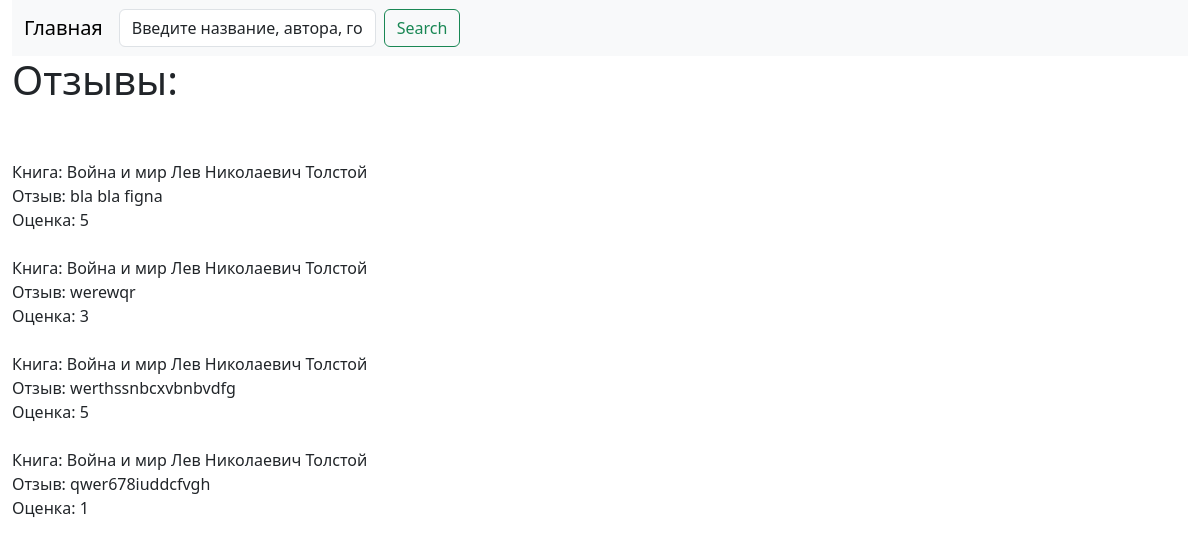
/review/view/, run on an earlier commit of the app's database.
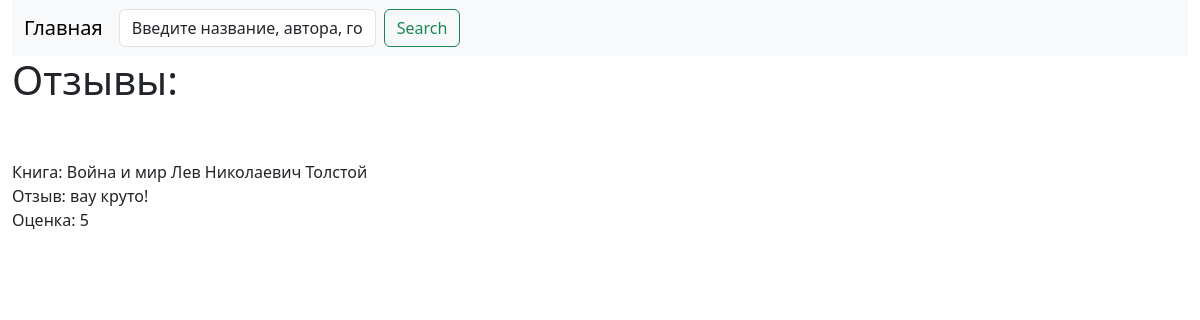
And on a later commit of the database.
### main/models.py (models this page shows, shortened)
class Review(models.Model):
    book = models.ForeignKey(Book, on_delete=models.CASCADE)
    rating = models.IntegerField()
    text = models.TextField()
    status = models.BooleanField()

class Book(models.Model):
    title = models.CharField(max_length=255)
    author = models.ForeignKey(Author, on_delete=models.CASCADE)
    desc = models.TextField()
    public_year = models.DateField()
    file = models.FileField()
    def __str__(self):
        return f"{self.title} {self.author}"

class Author(models.Model):
    name = models.CharField(max_length=255)
    bio = models.TextField()
    def __str__(self):
        return self.name

### main/views.py (the view)
# urls.py: path('review/view/', views.ReviewDetail.as_view(), name='review'),
class ReviewDetail(ListView):
    model = Review
    context_object_name = 'review'
    template_name = 'view_review.html'

### templates/view_review.html (shortened to what this page needs)
{% extends 'layout.html' %}
{% block head %}
<h1>Отзывы:</h1>
{% endblock %}
{% block content %}
{% for i in review %}
Книга: {{ i.book }} <br>
Отзыв: {{ i.text }} <br>
Оценка: {{ i.rating }} <br>
<br>
{% endfor %}
{% endblock %}

What changed in the data, as far as the page shows it:
removed Review: book "Война и мир Лев Николаевич Толстой", text "bla bla figna", rating "5"
removed Review: book "Война и мир Лев Николаевич Толстой", text "werewqr", rating "3"
removed Review: book "Война и мир Лев Николаевич Толстой", text "werthssnbcxvbnbvdfg", rating "5"
removed Review: book "Война и мир Лев Николаевич Толстой", text "qwer678iuddcfvgh", rating "1"
added Review: book "Война и мир Лев Николаевич Толстой", text "вау круто!", rating "5"
